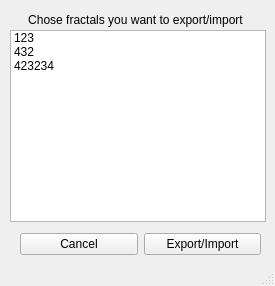
<?xml version="1.0" encoding="UTF-8"?>
<ui version="4.0">
 <class>ExportManager</class>
 <widget class="QMainWindow" name="ExportManager">
  <property name="geometry">
   <rect>
    <x>0</x>
    <y>0</y>
    <width>275</width>
    <height>286</height>
   </rect>
  </property>
  <property name="windowTitle">
   <string>MainWindow</string>
  </property>
  <widget class="QWidget" name="centralwidget">
   <widget class="QListWidget" name="fractals_list">
    <property name="geometry">
     <rect>
      <x>10</x>
      <y>30</y>
      <width>256</width>
      <height>192</height>
     </rect>
    </property>
    <item>
     <property name="text">
      <string>123</string>
     </property>
     <property name="checkState">
      <enum>Unchecked</enum>
     </property>
    </item>
    <item>
     <property name="text">
      <string>432</string>
     </property>
     <property name="checkState">
      <enum>Unchecked</enum>
     </property>
    </item>
    <item>
     <property name="text">
      <string>423234</string>
     </property>
     <property name="checkState">
      <enum>Unchecked</enum>
     </property>
    </item>
   </widget>
   <widget class="QLabel" name="chose_label">
    <property name="geometry">
     <rect>
      <x>10</x>
      <y>10</y>
      <width>251</width>
      <height>20</height>
     </rect>
    </property>
    <property name="text">
     <string>Chose fractals you want to export/import</string>
    </property>
    <property name="alignment">
     <set>Qt::AlignCenter</set>
    </property>
   </widget>
   <widget class="QWidget" name="">
    <property name="geometry">
     <rect>
      <x>20</x>
      <y>230</y>
      <width>241</width>
      <height>28</height>
     </rect>
    </property>
    <layout class="QHBoxLayout" name="horizontalLayout">
     <item>
      <widget class="QPushButton" name="cancel_button">
       <property name="text">
        <string>Cancel</string>
       </property>
      </widget>
     </item>
     <item>
      <widget class="QPushButton" name="export_import_button">
       <property name="text">
        <string>Export/Import</string>
       </property>
      </widget>
     </item>
    </layout>
   </widget>
  </widget>
  <widget class="QStatusBar" name="statusbar"/>
 </widget>
 <resources/>
 <connections/>
</ui>
